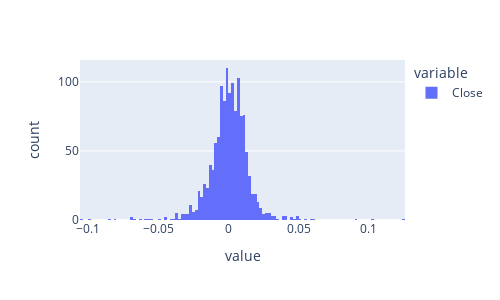

Notebook code cell kept with this figure:
### Markdown cell above
#### Histogram of log returns

### Code cell
log_returns.plot(kind='hist').update_layout(autosize=False, width=500, height=300)

### Figure 1 — Plotly figure (JSON) as saved in the notebook; plotly's stock layout.template omitted (floating-point values rounded to 4 significant figures; data arrays with more than 128 entries replaced by an {"elided": "..."} marker saying what was removed)
{"data": [{"alignmentgroup": "True", "bingroup": "x", "hovertemplate": "variable=Close<br>value=%{x}<br>count=%{y}<extra></extra>", "legendgroup": "Close", "marker": {"color": "#636efa", "pattern": {"shape": ""}}, "name": "Close", "offsetgroup": "Close", "orientation": "v", "showlegend": true, "type": "histogram", "x": {"elided": "1335 float values"}, "xaxis": "x", "yaxis": "y"}], "layout": {"autosize": false, "barmode": "relative", "height": 300, "legend": {"title": {"text": "variable"}, "tracegroupgap": 0}, "margin": {"t": 60}, "width": 500, "xaxis": {"anchor": "y", "autorange": true, "domain": [0, 1], "range": [-0.106, 0.126], "title": {"text": "value"}, "type": "linear"}, "yaxis": {"anchor": "x", "autorange": true, "domain": [0, 1], "range": [0, 115.8], "title": {"text": "count"}}}}
